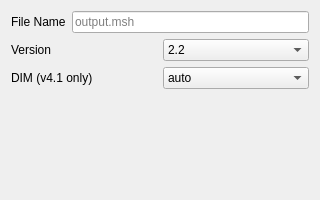
<?xml version="1.0" encoding="UTF-8"?>
<ui version="4.0">
 <class>ExportGmshPanel</class>
 <widget class="QWidget" name="ExportGmshPanel">
  <property name="geometry">
   <rect>
    <x>0</x>
    <y>0</y>
    <width>320</width>
    <height>200</height>
   </rect>
  </property>
  <layout class="QVBoxLayout" name="verticalLayout">
   <item>
    <layout class="QHBoxLayout" name="fileLayout">
     <item>
      <widget class="QLabel" name="label_file">
       <property name="text">
        <string>File Name</string>
       </property>
      </widget>
     </item>
     <item>
      <widget class="QLineEdit" name="file_name">
       <property name="placeholderText">
        <string>output.msh</string>
       </property>
      </widget>
     </item>
    </layout>
   </item>
   <item>
    <layout class="QHBoxLayout" name="versionLayout">
     <item>
      <widget class="QLabel" name="label_version">
       <property name="text">
        <string>Version</string>
       </property>
      </widget>
     </item>
     <item>
      <widget class="QComboBox" name="version">
       <item>
        <property name="text">
         <string>2.2</string>
        </property>
       </item>
       <item>
        <property name="text">
         <string>4.1</string>
        </property>
       </item>
      </widget>
     </item>
    </layout>
   </item>
   <item>
    <layout class="QHBoxLayout" name="dimLayout">
     <item>
      <widget class="QLabel" name="label_dim">
       <property name="text">
        <string>DIM (v4.1 only)</string>
       </property>
      </widget>
     </item>
     <item>
      <widget class="QComboBox" name="dim">
       <item>
        <property name="text">
         <string>auto</string>
        </property>
       </item>
       <item>
        <property name="text">
         <string>2D</string>
        </property>
       </item>
       <item>
        <property name="text">
         <string>3D</string>
        </property>
       </item>
      </widget>
     </item>
    </layout>
   </item>
   <item>
    <spacer name="verticalSpacer">
     <property name="orientation">
      <enum>Qt::Vertical</enum>
     </property>
     <property name="sizeHint" stdset="0">
      <size>
       <width>20</width>
       <height>40</height>
      </size>
     </property>
    </spacer>
   </item>
  </layout>
 </widget>
 <resources/>
 <connections/>
</ui>
